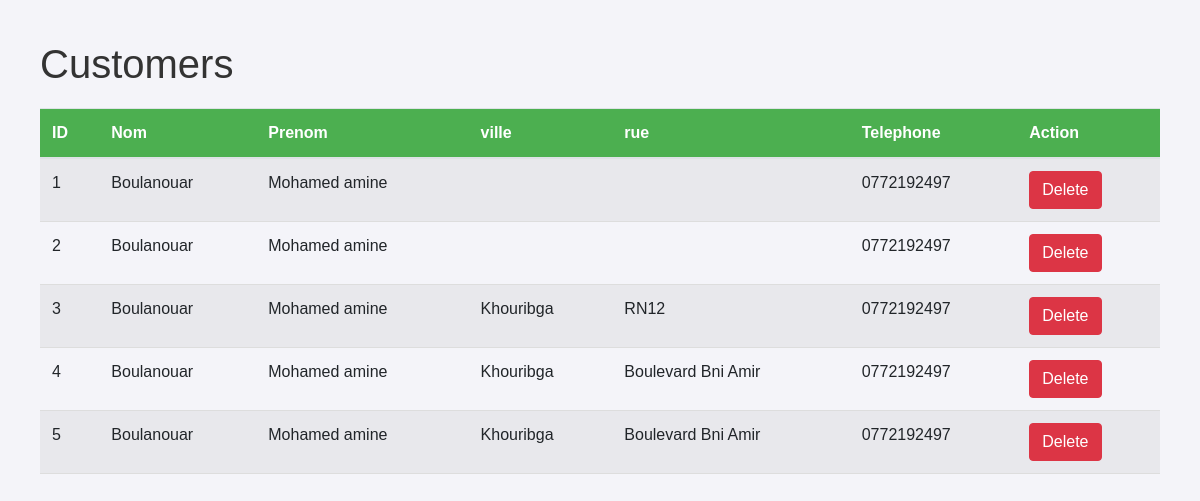
Page /customers on the committed database.
### app/models/customer.py (models this page shows)
class Customer(db.Model):
    __tablename__ = 'customers'
    id = db.Column(db.Integer, primary_key=True)
    nom = db.Column(db.String)
    prenom = db.Column(db.String)
    address = db.relationship(
        'Address', back_populates='customer', uselist=False)
    telephone = db.Column(db.String)
    orders = db.relationship('Order', back_populates='customer', overlaps="orders")

### app/models/address.py (models this page shows)
class Address(db.Model):
    id = db.Column(db.Integer, primary_key=True)
    latitude = db.Column(db.Float)
    longitude = db.Column(db.Float)
    road = db.Column(db.String(128), nullable=True)
    quarter = db.Column(db.String(128), nullable=True)
    city = db.Column(db.String(128), nullable=False)
    county = db.Column(db.String(128), nullable=True)
    state_district = db.Column(db.String(128), nullable=True)
    region = db.Column(db.String(128), nullable=True)
    postcode = db.Column(db.String(20), nullable=True)
    country = db.Column(db.String(128), nullable=False)
    country_code = db.Column(db.String(2), nullable=False)
    customer_id = db.Column(db.Integer, db.ForeignKey(
        'customers.id'), nullable=False, unique=True)
    customer = db.relationship('Customer', back_populates='address')

### app/routes/customer.py (the view)
@customer_bp.route('/customers', methods=['GET'])
def list_customers():
    customers = Customer.query.all()
    return render_template('customers/list_customers.html', customers=customers)

### app/templates/customers/list_customers.html (shortened to what this page needs)
{% extends 'base.html' %}
{% block content %}
<h1>Customers</h1>
<table class="table table-striped">
    <thead>
        <tr>
            <th>ID</th>
            <th>Nom</th>
            <th>Prenom</th>
            <th>ville</th>
            <th>rue</th>
            <th>Telephone</th>
            <th>Action</th>
        </tr>
    </thead>
    <tbody>
        {% for customer in customers %}
        <tr>
            <td>{{ customer.id }}</td>
            <td>{{ customer.nom }}</td>
            <td>{{ customer.prenom }}</td>
            <td>{{ customer.address.city }}</td>
            <td>{{ customer.address.road }}</td>
            <td>{{ customer.telephone }}</td>
            <td>
                <form action="{{ url_for('customer.delete_customer', id=customer.id) }}" method="POST" style="display:inline;">
                    <button type="submit" class="btn btn-danger">Delete</button>
                </form>
            </td>
        </tr>
        {% endfor %}
    </tbody>
</table>
{% endblock %}

### app/templates/base.html (style rules this page uses)
body { font-family: Arial, sans-serif; margin: 40px; background-color: #f4f4f9; }
h1 { color: #333; }
table { width: 100%; margin-top: 20px; }
th, td { padding: 8px; text-align: left; border-bottom: 1px solid #ddd; }
th { background-color: #4CAF50; color: white; }

### rows in the picture
Customer: id "1", nom "Boulanouar", prenom "Mohamed amine", telephone "0772192497"
Customer: id "2", nom "Boulanouar", prenom "Mohamed amine", telephone "0772192497"
Customer: id "3", nom "Boulanouar", prenom "Mohamed amine", address.city "Khouribga", address.road "RN12", telephone "0772192497"
Customer: id "4", nom "Boulanouar", prenom "Mohamed amine", address.city "Khouribga", address.road "Boulevard Bni Amir", telephone "0772192497"
Customer: id "5", nom "Boulanouar", prenom "Mohamed amine", address.city "Khouribga", address.road "Boulevard Bni Amir", telephone "0772192497"
